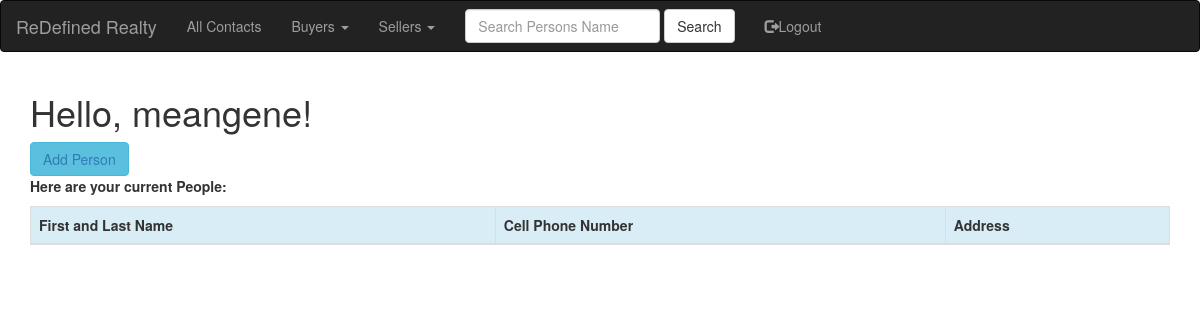
The app's page /people (signed in), older data.
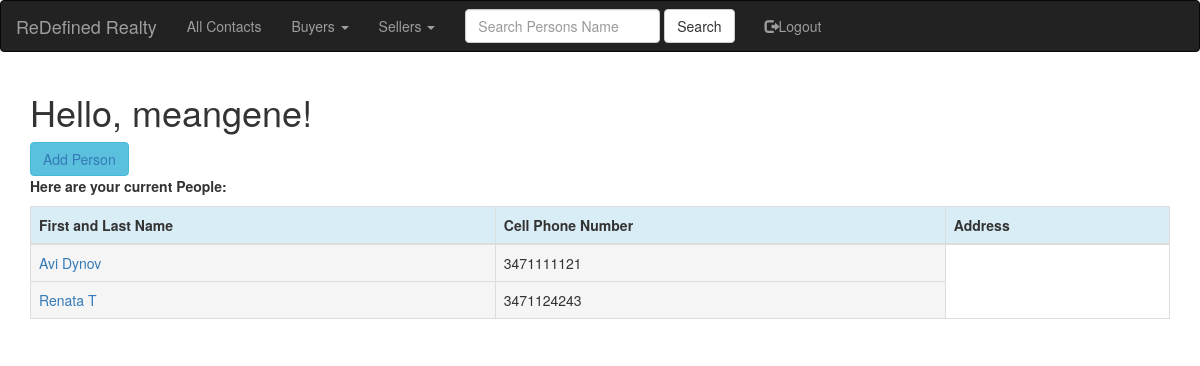
The same page, newer data.
### app/models.py (models this page shows, shortened)
class User(UserMixin, db.Model):
    id = db.Column(db.Integer, primary_key=True)
    username = db.Column(db.String(64), index=True, unique=True)
    email = db.Column(db.String(120), index=True, unique=True)
    password_hash = db.Column(db.String(128))
    People=db.relationship('People', backref='leads', lazy='dynamic')
    Clients=db.relationship('Clients', backref='listings', lazy='dynamic')

class People(db.Model):
    id = db.Column(db.Integer, primary_key=True)
    first_name=db.Column(db.String(20))
    last_name=db.Column(db.String(20))
    phone_cell=db.Column(db.Integer)
    ptype=db.Column(db.String(6))
    pstatus=db.Column(db.String(7))
    notes=db.Column(db.String(140))
    user_account_pk=db.Column(db.Integer, db.ForeignKey('user.id'))

### app/routes.py (the view)
@app.route('/people', methods=['GET'])
@login_required
def people():
    all_people = get_people(current_user=current_user)
    return render_template('people.html', title='People', all_people=all_people)

### app/models.py (called while the page is built)
@login.user_loader
def load_user(id):
    return User.query.get(int(id))

### app/queryfunc.py (called while the page is built)
def get_people(current_user):
    currentuser = User.query.filter_by(username=current_user.username).first()
    account_pk = currentuser.id
    all_people=People.query.filter_by(user_account_pk=account_pk).all()
    return all_people

### app/templates/people.html
{% extends "base.html" %}
{% import 'bootstrap/wtf.html' as wtf %}
{% block app_content %}
    <h1>Hello, {{ current_user.username }}!</h1>
    <div class="btn-group">
        <button type="button" class="btn btn-info"><a href="{{ url_for('add_people') }}">Add Person</a></button>
    </div>
    <div><p><b>Here are your current People:</b></p></div>
    <div class="table-responsive">
        <table class="table table-bordered">
            <thead>
                <tr class="info">
                    <th>First and Last Name</th>
                    <th>Cell Phone Number</th>
                    <th>Address</th>
                </tr>
            </thead>
            {% for everyone in all_people %}
            <TR>
                <TD class="active"><a href="{{ url_for('view_people', people_id=everyone.id) }}">{{ everyone.first_name }}  {{ everyone.last_name }}</a></TD>
                <TD class="active">{{ everyone.phone_cell }}</TD>
            </TR>
            {% endfor %}
        </table>
    </div>
{% endblock %}

### app/templates/base.html (shortened to what this page needs)
{% extends 'bootstrap/base.html' %}
{% block navbar %}
    <nav class="navbar navbar-inverse">
        <div class="container-fluid">
            <div class="navbar-header">
                <a class="navbar-brand" href="{{ url_for('index') }}">ReDefined Realty</a>
            </div>
            <div class="collapse navbar-collapse" id="bs-example-navbar-collapse-1">
                <ul class="nav navbar-nav navbar-left">
                    {% if current_user.is_anonymous %}
                    <li><a href="{{ url_for('login') }}"><span class="glyphicon glyphicon-log-in"></span>Login</a></li>
                    <li><a href="{{ url_for('register') }}"><span class="glyphicon glyphicon-user"></span>Register</a></li>
                    {% else %}
                    <li><a href="{{ url_for('people') }}">All Contacts</a></li>
                    <li class="dropdown">
                        <a class="dropdown-toggle" data-toggle="dropdown" href="#">Buyers
                        <span class="caret"></span></a>
                    </li>
                    <li class="dropdown">
                        <a class="dropdown-toggle" data-toggle="dropdown" href="#">Sellers
                        <span class="caret"></span></a>
                    </li>
                    <form class="navbar-form navbar-left" method="post" action="{{ url_for('search_people') }}">
                        <div class="form-group">
                            <input type="text" name="search_string" class="form-control" placeholder="Search Persons Name">
                        </div>
                        <button type="submit" class="btn btn-default">Search</button>
                    </form>
                    <li><a href="{{ url_for('logout') }}"><span class="glyphicon glyphicon-log-out"></span>Logout</a></li>
                    {% endif %}
                </ul>
            </div>
        </div>
    </nav>
{% endblock %}
{% block content %}
    <div class="container">
        {% block app_content %}{% endblock %}
    </div>
{% endblock %}

Row changes from the older to the newer data that the page shows:
added People: first_name "Avi", last_name "Dynov", phone_cell "3471111121"
added People: first_name "Renata", last_name "T", phone_cell "3471124243"
